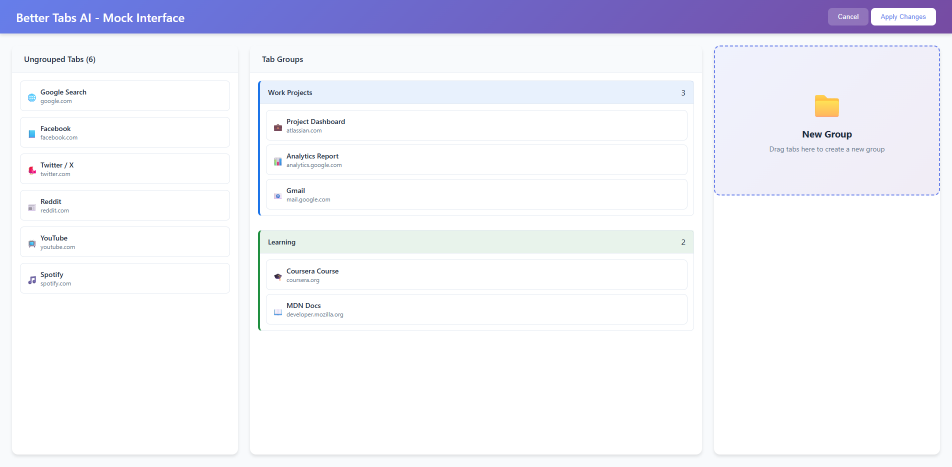
#> input picture screenshots/01_full_interface_overview.png, 1904 x 933 px, found by its file name (shown at 1/2 size)
$ python create_feature_showcase.py
#> lines starting #> are read from the running program, lines starting #| are printed output that depends on the picture
"""
Feature Showcase Generator for Better Tabs AI
Creates a combined image showing all key features
"""
from PIL import Image, ImageDraw, ImageFont
from pathlib import Path


def create_feature_showcase():
    """Create a feature showcase combining existing screenshots"""
    print("🎨 Creating Feature Showcase...")

    screenshots_dir = Path("screenshots")
    if not screenshots_dir.exists():
        print("❌ Screenshots directory not found")
        return

    # Load existing screenshots
    images = {}
    image_files = {
        "overview": "01_full_interface_overview.png",
        "drag": "05_tab_being_dragged.png"
    }

    for key, filename in image_files.items():
        path = screenshots_dir / filename
        if path.exists():
            images[key] = Image.open(path)
            print(f"📸 Loaded: {filename}")

    if not images:
        print("❌ No images found to create showcase")
        return

    # Create a combined showcase image
    if "overview" in images and "drag" in images:
        overview = images["overview"]
#> overview is the input picture: PIL image 1904x933 RGB; mean R, G, B 240.1, 240.4, 248.3
        drag = images["drag"]

        # Resize images to consistent height
        target_height = 600
        overview = overview.resize((int(overview.width * target_height / overview.height), target_height))
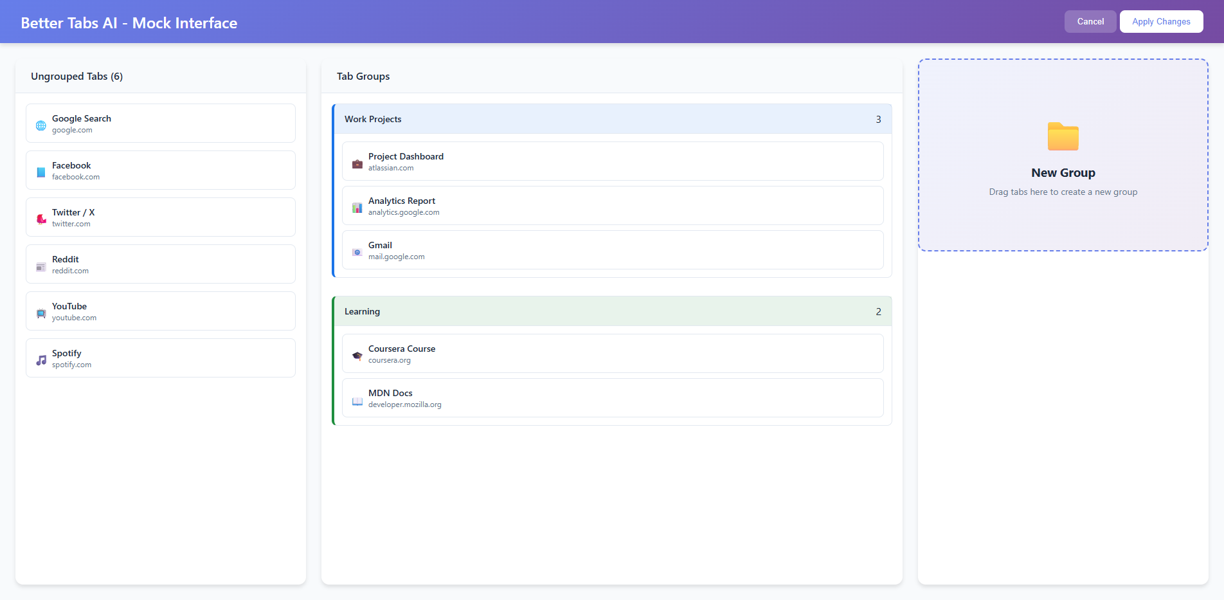
#> overview: PIL image 1224x600 RGB; mean R, G, B 240.1, 240.3, 248.3
        drag = drag.resize((int(drag.width * target_height / drag.height), target_height))
#> drag: PIL image 1224x600 RGB

        # Create combined image
        total_width = overview.width + drag.width + 40  # 40px spacing
#> total_width = 2488
        showcase = Image.new('RGB', (total_width, target_height + 100), 'white')
#> showcase: PIL image 2488x700 RGB; every value is 255

        # Paste images
        showcase.paste(overview, (0, 50))
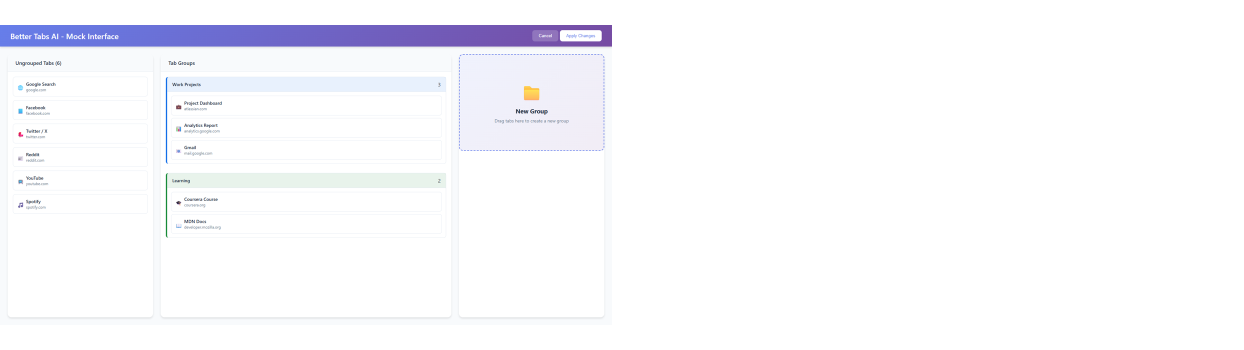
#> showcase: PIL image 2488x700 RGB (shown at 1/2 size); mean R, G, B 248.7, 248.8, 252.2
        showcase.paste(drag, (overview.width + 40, 50))
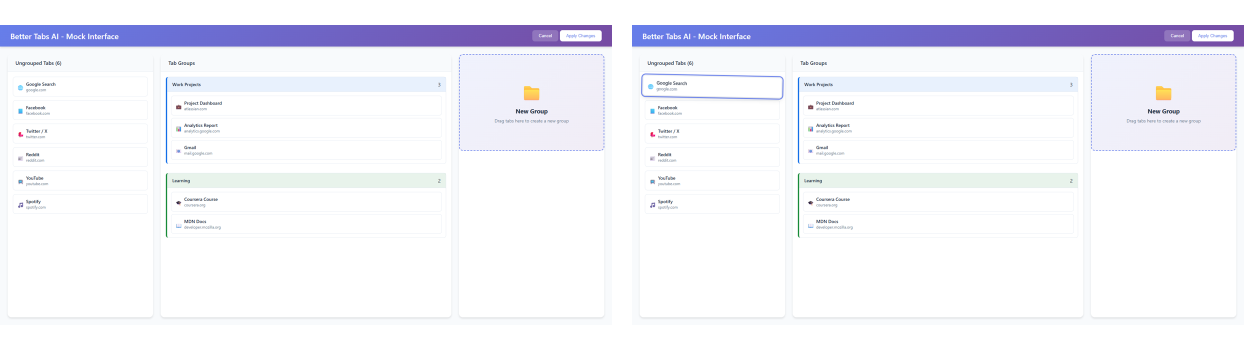
#> showcase: PIL image 2488x700 RGB (shown at 1/2 size); mean R, G, B 242.3, 242.5, 249.3

        # Add title
        draw = ImageDraw.Draw(showcase)
        try:
            title_font = ImageFont.truetype("arial.ttf", 24)
            subtitle_font = ImageFont.truetype("arial.ttf", 16)
        except:
            title_font = ImageFont.load_default()
            subtitle_font = ImageFont.load_default()

        # Title
        title = "Better Tabs AI - Complete Drag & Drop Tab Organization"
        title_bbox = draw.textbbox((0, 0), title, font=title_font)
#> title_bbox = (0, 5, 673, 28)
        title_x = (total_width - title_bbox[2]) // 2
#> title_x = 907
        draw.text((title_x, 10), title, fill="black", font=title_font)

        # Subtitles
        draw.text((overview.width // 2 - 100, target_height + 60), "🏠 Full Interface", fill="gray", font=subtitle_font)
        draw.text((overview.width + 40 + drag.width // 2 - 80, target_height + 60), "🎯 Drag & Drop", fill="gray", font=subtitle_font)

        # Save
        showcase_path = screenshots_dir / "feature_showcase.png"
        showcase.save(showcase_path)
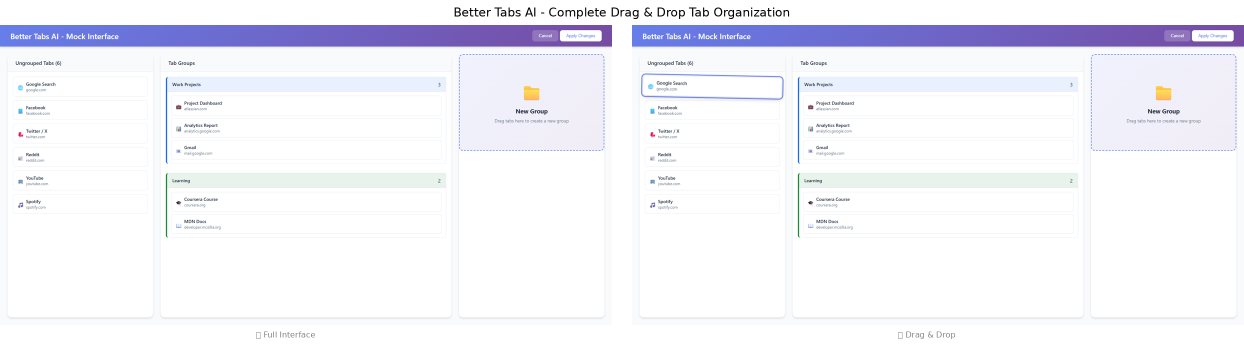
#> saved as feature_showcase.png: PIL image 2488x700 RGB (shown at 1/2 size); mean R, G, B 241.7, 242, 248.8
        print(f"🎨 Saved: {showcase_path}")

        return showcase_path

    return None


def main():
    """Main showcase generation function"""
    print("🎨 Better Tabs AI - Feature Showcase Generator")
    print("=" * 55)

    showcase_path = create_feature_showcase()

    if showcase_path:
        print(f"\n✅ Feature showcase created!")
        print(f"📁 Saved to: {showcase_path}")
    else:
        print("❌ Could not create feature showcase")

    # List all files in screenshots
    screenshots_dir = Path("screenshots")
    if screenshots_dir.exists():
        all_files = list(screenshots_dir.glob("*"))
        print(f"\n📁 Total files in screenshots: {len(all_files)}")

        # Group by type
        pngs = [f for f in all_files if f.suffix == '.png']
        gifs = [f for f in all_files if f.suffix == '.gif']

        print(f"\n📸 Static Images ({len(pngs)}):")
        for file in sorted(pngs):
            print(f"   • {file.name}")

        print(f"\n🎬 Animated GIFs ({len(gifs)}):")
        for file in sorted(gifs):
            print(f"   • {file.name}")


if __name__ == "__main__":
    main()
